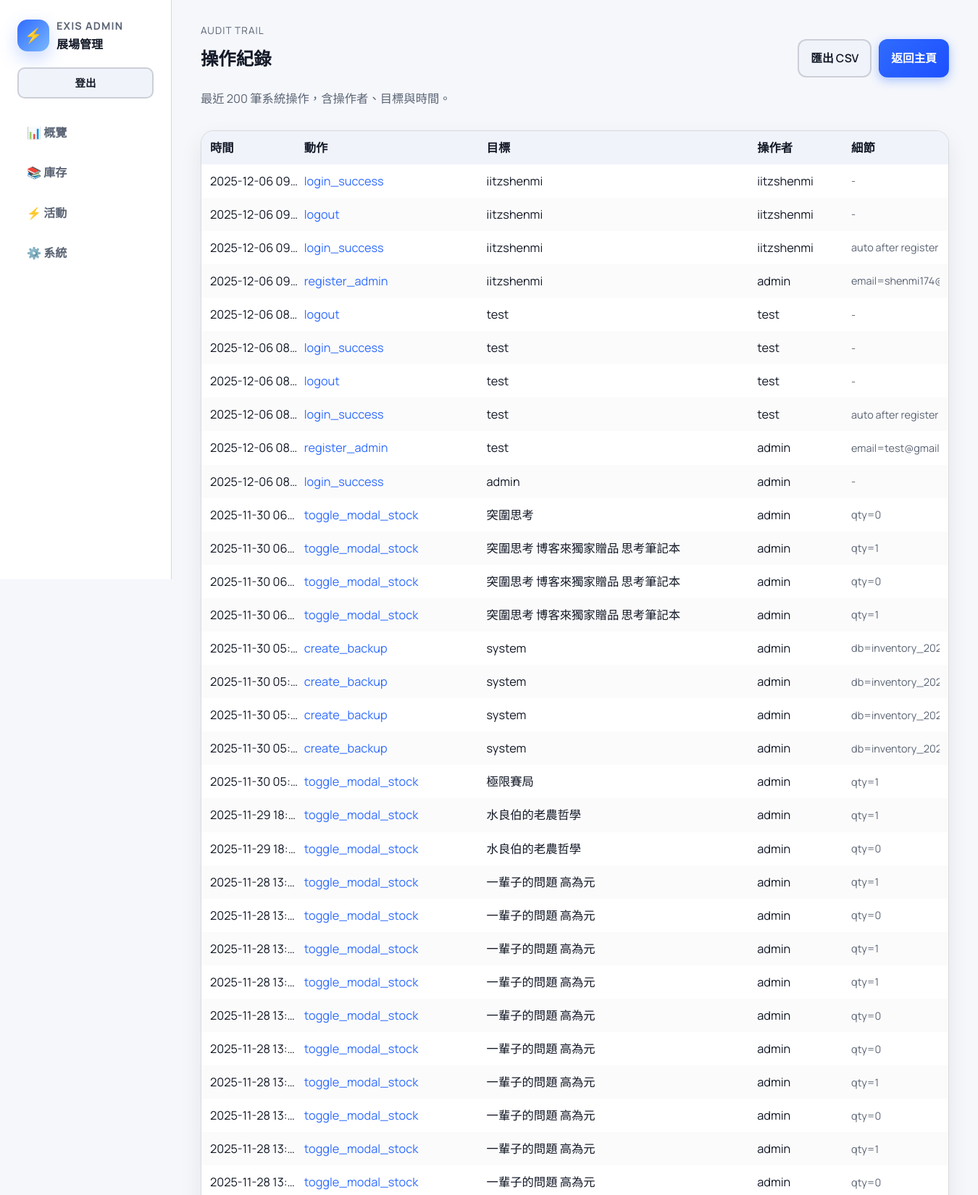
The app's page /admin/audit (signed in, upper part) with its own data.
### database/models.py (models this page shows)
class AuditLog(db.Model):
    __tablename__ = "audit_log"
    id = db.Column(db.Integer, primary_key=True)
    actor = db.Column(db.String(100), nullable=False, default="system")
    action = db.Column(db.String(100), nullable=False)
    target = db.Column(db.String(255), nullable=True)
    details = db.Column(db.Text, nullable=True)
    created_at = db.Column(db.DateTime, default=datetime.utcnow, index=True)

### routes/admin.py (the view)
@admin_bp.route("/admin/audit")
def audit_page():
    if not session.get("is_admin"):
        return redirect(url_for("auth.login"))
    logs = (
        AuditLog.query.order_by(AuditLog.created_at.desc())
        .limit(200)
        .all()
    )
    return render_template(
        "audit.html",
        title="Audit Trail",
        audit_logs=logs,
        show_top_sellers=False,
    )

### app.py (called while the page is built, shortened)
def get_csrf_token():
    token = session.get("csrf_token")
    if not token:
        token = secrets.token_urlsafe(32)
        session["csrf_token"] = token
    return token

@app.before_request
def csrf_protect():
    if request.endpoint and request.endpoint.startswith("static"):
        return
    if request.endpoint in {"auth.login", "auth.register"}:
        return
    if request.method in ("GET", "HEAD", "OPTIONS"):
        get_csrf_token()
        return

@app.after_request
def disable_html_caching(response):
    if request.endpoint and request.endpoint.startswith("static"):
        return response
    if response.mimetype == "text/html":
        response.headers["Cache-Control"] = "no-store, no-cache, must-revalidate, max-age=0"
        response.headers["Pragma"] = "no-cache"
        response.headers["Expires"] = "0"
    return response

@app.context_processor
def inject_csrf_token():
    return {"csrf_token": get_csrf_token()}

@app.context_processor
def inject_is_admin():
    return {"is_admin": bool(session.get("is_admin"))}

@app.context_processor
def inject_static_version():
    return {"static_version": app.config.get("STATIC_VERSION", "")}

### templates/audit.html
{% extends 'base.html' %}
{% block content %}
<section class="audit-page">
  <div class="section-head">
    <p class="eyebrow">Audit Trail</p>
    <div class="section-head__title">
      <h2>操作紀錄</h2>
      <div class="section-head__actions">
        <a class="btn btn--secondary" href="{{ url_for('admin.export_audit_csv') }}">匯出 CSV</a>
        <a class="btn btn--primary" href="{{ url_for('admin.dashboard') }}">返回主頁</a>
      </div>
    </div>
    <p class="muted">最近 200 筆系統操作，含操作者、目標與時間。</p>
  </div>
  {% if audit_logs %}
  <div class="audit-table">
    <div class="audit-table__head">
      <span>時間</span>
      <span>動作</span>
      <span>目標</span>
      <span>操作者</span>
      <span>細節</span>
    </div>
    {% for log in audit_logs %}
    <div class="audit-table__row">
      <span class="audit-time">{{ log.created_at.strftime('%Y-%m-%d %H:%M') }}</span>
      <span class="audit-action">{{ log.action }}</span>
      <span class="audit-target">{{ log.target or '-' }}</span>
      <span class="audit-actor">{{ log.actor or '-' }}</span>
      <span class="audit-details">{{ log.details or '-' }}</span>
    </div>
    {% endfor %}
  </div>
  {% else %}
  <p class="muted">尚無稽核紀錄。</p>
  {% endif %}
</section>
{% endblock %}

### templates/base.html (shortened to what this page needs)
<!DOCTYPE html>
<html lang="zh-Hant">
<head>
  <link rel="stylesheet" href="{{ url_for('static', filename='css/main.css', v=static_version) }}">
  {% if request.blueprint == 'admin' %}
  <link rel="stylesheet" href="{{ url_for('static', filename='css/admin.css', v=static_version) }}">
  {% endif %}
</head>
<body class="{% if request.blueprint == 'admin' %}is-admin{% endif %}">
  <div class="page-shell">
    <main class="page-content">
      {% if request.blueprint == 'admin' %}
      <div class="admin-shell">
        <aside class="admin-sidebar">
          <div class="admin-sidebar__header">
            <div class="admin-sidebar__branding">
              <span class="brand__mark">⚡</span>
              <div class="admin-sidebar__titles">
                <div class="admin-sidebar__title">EXIS Admin</div>
                <div class="admin-sidebar__subtitle">展場管理</div>
              </div>
            </div>
          </div>
          <div class="admin-sidebar__actions">
            <a class="btn btn--secondary btn--sm logout-btn" href="{{ url_for('auth.logout') }}">登出</a>
          </div>
          <nav class="admin-nav" aria-label="Admin">
            <a class="admin-nav__link{% if request.endpoint == 'admin.overview' %} is-active{% endif %}" href="{{ url_for('admin.overview') }}">📊 概覽</a>
            <a class="admin-nav__link{% if request.endpoint == 'admin.dashboard' %} is-active{% endif %}" href="{{ url_for('admin.dashboard') }}">📚 庫存</a>
            <a class="admin-nav__link{% if request.endpoint == 'admin.admin_events' %} is-active{% endif %}" href="{{ url_for('admin.admin_events') }}">⚡ 活動</a>
            <a class="admin-nav__link{% if request.endpoint == 'admin.system_page' %} is-active{% endif %}" href="{{ url_for('admin.system_page') }}">⚙️ 系統</a>
          </nav>
        </aside>
        <div class="admin-main">
      {% else %}
      <section class="content-section">
      {% endif %}
          {% block content %}{% endblock %}
      {% if request.blueprint == 'admin' %}
        </div>
      </div>
      {% else %}
      </section>
      {% endif %}
    </main>
  </div>
</body>
</html>

### static/css/main.css (style rules this page uses)
:root { --bg: #f5f7fb; --surface: #ffffff; --surface-muted: #f0f3fa; --primary: #2f6bff; --primary-dark: #1d4fff; --accent: #ff8a5c; --text: #121826; --muted: #5b6474; --border: rgba(18, 24, 38, 0.16); --shadow: 0 20px 60px rgba(18, 24, 38, 0.12); --shadow-soft: 0 12px 30px rgba(18, 24, 38, 0.08); --radius-lg: 18px; --radius: 12px; --radius-sm: 10px; }
* { box-sizing: border-box; }
body { margin: 0; font-family: 'Manrope', 'Noto Sans TC', -apple-system, BlinkMacSystemFont, 'Segoe UI', sans-serif; background: linear-gradient(160deg, #e9eefc 0%, #f8f1f0 55%, #f5f7fb 100%); color: var(--text); line-height: 1.6; -webkit-font-smoothing: antialiased; }
a { color: inherit; text-decoration: none; }
.page-shell { position: relative; min-height: 100vh; overflow: hidden; background: radial-gradient(circle at 20% 20%, rgba(47, 107, 255, 0.06), transparent 30%), radial-gradient(circle at 80% 10%, rgba(255, 138, 92, 0.08), transparent 32%), var(--bg); }
.page-content { position: relative; padding: 0 5vw 5vw; max-width: 100%; margin: 0 auto; }
.brand__mark { display: inline-flex; width: 44px; height: 44px; border-radius: 14px; align-items: center; justify-content: center; background: linear-gradient(135deg, #2f6bff, #7ab8ff); color: #fff; font-size: 1.25rem; box-shadow: 0 10px 25px rgba(47, 107, 255, 0.25); }
.eyebrow { font-size: 0.85rem; color: var(--muted); letter-spacing: 0.08em; text-transform: uppercase; margin: 0; }
.muted { color: var(--muted); }
.btn { border: none; cursor: pointer; font-weight: 600; border-radius: var(--radius); transition: transform 0.15s ease, box-shadow 0.2s ease, background 0.2s ease; display: inline-flex; align-items: center; justify-content: center; gap: 6px; font-size: 0.98rem; padding: 12px 16px; }
.btn--primary { background: linear-gradient(135deg, var(--primary), var(--primary-dark)); color: #fff; box-shadow: 0 12px 30px rgba(47, 107, 255, 0.25); border: 1px solid rgba(47, 107, 255, 0.1); }
.btn--secondary { background: var(--surface-muted); border: 2px solid var(--border); color: var(--text); }
.btn--sm, .btn-group .btn--sm, .edit-btn, .mini-btn { padding: 8px 12px; font-size: 0.9rem; border-radius: var(--radius-sm); }
.logout-btn, .login-btn { text-decoration: none; }
.section-head h2, .section-head h3 { margin: 6px 0 6px; }
.btn { position: relative; overflow: hidden; transition: all 0.2s cubic-bezier(0.4, 0, 0.2, 1); }
.btn--primary { box-shadow: 0 4px 14px 0 rgba(47, 107, 255, 0.39); }

### records on screen
AuditLog: created_at "2025-12-06 09…", action "login_success", target "iitzshenmi", actor "iitzshenmi", details "-"
AuditLog: created_at "2025-12-06 09…", action "logout", target "iitzshenmi", actor "iitzshenmi", details "-"
AuditLog: created_at "2025-12-06 09…", action "login_success", target "iitzshenmi", actor "iitzshenmi", details "auto after register"
AuditLog: created_at "2025-12-06 09…", action "register_admin", target "iitzshenmi", actor "admin", details "email=shenmi17…"
AuditLog: created_at "2025-12-06 08…", action "logout", target "test", actor "test", details "-"
AuditLog: created_at "2025-12-06 08…", action "login_success", target "test", actor "test", details "-"
AuditLog: created_at "2025-12-06 08…", action "logout", target "test", actor "test", details "-"
AuditLog: created_at "2025-12-06 08…", action "login_success", target "test", actor "test", details "auto after register"
AuditLog: created_at "2025-12-06 08…", action "register_admin", target "test", actor "admin", details "email=test@gm…"
AuditLog: created_at "2025-12-06 08…", action "login_success", target "admin", actor "admin", details "-"
AuditLog: created_at "2025-11-30 06:…", action "toggle_modal_stock", target "突圍思考", actor "admin", details "qty=0"
AuditLog: created_at "2025-11-30 06:…", action "toggle_modal_stock", target "突圍思考 博客來獨家贈品 思考筆記本", actor "admin", details "qty=1"
AuditLog: created_at "2025-11-30 06:…", action "toggle_modal_stock", target "突圍思考 博客來獨家贈品 思考筆記本", actor "admin", details "qty=0"
AuditLog: created_at "2025-11-30 06:…", action "toggle_modal_stock", target "突圍思考 博客來獨家贈品 思考筆記本", actor "admin", details "qty=1"
AuditLog: created_at "2025-11-30 05:…", action "create_backup", target "system", actor "admin", details "db=inventory_2…"
AuditLog: created_at "2025-11-30 05:…", action "create_backup", target "system", actor "admin", details "db=inventory_2…"
AuditLog: created_at "2025-11-30 05:…", action "create_backup", target "system", actor "admin", details "db=inventory_2…"
AuditLog: created_at "2025-11-30 05:…", action "create_backup", target "system", actor "admin", details "db=inventory_2…"
AuditLog: created_at "2025-11-30 05:…", action "toggle_modal_stock", target "極限賽局", actor "admin", details "qty=1"
AuditLog: created_at "2025-11-29 18:…", action "toggle_modal_stock", target "水良伯的老農哲學", actor "admin", details "qty=1"
AuditLog: created_at "2025-11-29 18:…", action "toggle_modal_stock", target "水良伯的老農哲學", actor "admin", details "qty=0"
AuditLog: created_at "2025-11-28 13:…", action "toggle_modal_stock", target "一輩子的問題 高為元", actor "admin", details "qty=1"
AuditLog: created_at "2025-11-28 13:…", action "toggle_modal_stock", target "一輩子的問題 高為元", actor "admin", details "qty=0"
AuditLog: created_at "2025-11-28 13:…", action "toggle_modal_stock", target "一輩子的問題 高為元", actor "admin", details "qty=1"
AuditLog: created_at "2025-11-28 13:…", action "toggle_modal_stock", target "一輩子的問題 高為元", actor "admin", details "qty=1"
AuditLog: created_at "2025-11-28 13:…", action "toggle_modal_stock", target "一輩子的問題 高為元", actor "admin", details "qty=0"
AuditLog: created_at "2025-11-28 13:…", action "toggle_modal_stock", target "一輩子的問題 高為元", actor "admin", details "qty=0"
AuditLog: created_at "2025-11-28 13:…", action "toggle_modal_stock", target "一輩子的問題 高為元", actor "admin", details "qty=1"
AuditLog: created_at "2025-11-28 13:…", action "toggle_modal_stock", target "一輩子的問題 高為元", actor "admin", details "qty=0"
AuditLog: created_at "2025-11-28 13:…", action "toggle_modal_stock", target "一輩子的問題 高為元", actor "admin", details "qty=1"
AuditLog: created_at "2025-11-28 13:…", action "toggle_modal_stock", target "一輩子的問題 高為元", actor "admin", details "qty=0"
